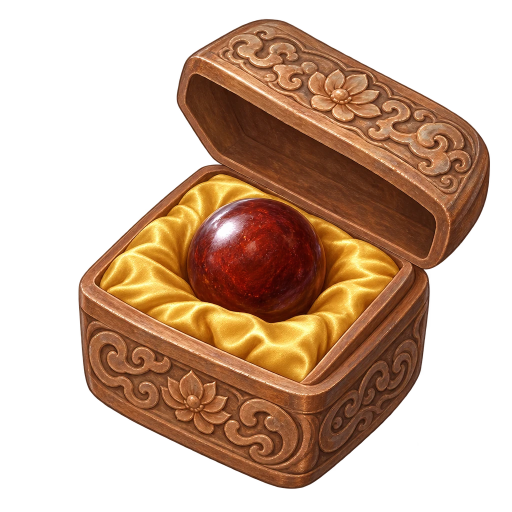
#> input picture asset-gen/rare-item-art/full/bearPill.webp, 1024 x 1024 px (shown at 1/2 size); its folder holds only this picture in this run
$ python cut.py
#> lines starting #> are read from the running program, lines starting #| are printed output that depends on the picture
"""Writes the game's files from full/<id>.webp (the paintings, kept at quality 90): item-<id>.webp (256 x 256) for each item, and
guide-secret.webp, the cover of a 秘笈, at the size of guide-cover.webp.

    python3 asset-gen/rare-item-art/make/cut.py
"""
import os
from PIL import Image

ROOT = os.path.normpath(os.path.join(os.path.dirname(os.path.abspath(__file__)), '..', '..', '..'))
FULL = os.path.join(ROOT, 'asset-gen', 'rare-item-art', 'full')
ASSETS = os.path.join(ROOT, 'game', 'assets')
for name in sorted(os.listdir(FULL)):
    if not name.endswith('.webp'):
        continue
    id = name[:-5]
    im = Image.open(os.path.join(FULL, name)).convert('RGBA')
#> im is the input picture: PIL image 1024x1024 RGBA; mean R, G, B, A 91, 55.6, 31.8, 120.7
    if id.startswith('guide-'):
        # On the parchment of guide-cover.webp, as the plain manual's cover is.
        cover = Image.open(os.path.join(ASSETS, 'guide-cover.webp')).convert('RGBA')
        size = cover.size
        ground = Image.new('RGBA', im.size, cover.getpixel((4, 4)))
        ground.alpha_composite(im)
        im = ground
        out = os.path.join(ASSETS, id + '.webp')
    else:
        size = (256, 256)
        # lot-<name>: a cup's picture that is not an item (the pebble of 見好就收).
        out = os.path.join(ASSETS, (id if id.startswith('lot-') else 'item-' + id) + '.webp')
    im.resize(size, Image.LANCZOS).save(out, 'WEBP', quality=88, method=6)
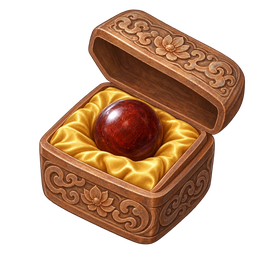
#> saved as item-bearPill.webp: PIL image 256x256 RGBA; mean R, G, B, A 73, 44.5, 24.5, 120.7; transparent parts drawn white
    print(out)

$ run again, on asset-gen/rare-item-art/full/limeBag.webp
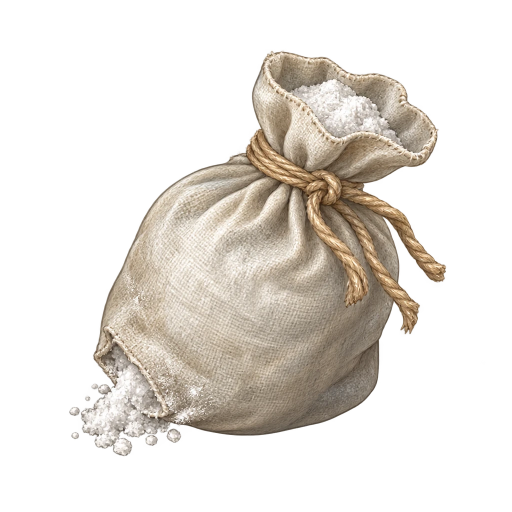
#> input picture asset-gen/rare-item-art/full/limeBag.webp, 1024 x 1024 px (shown at 1/2 size)
#> im is the input picture: PIL image 1024x1024 RGBA; mean R, G, B, A 92, 83.5, 73.1, 86
#> `im.resize(size, Image.LANCZOS).save(out, 'WEBP', quality=88, method=6)`:
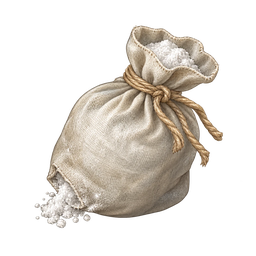
#> saved as item-limeBag.webp: PIL image 256x256 RGBA; mean R, G, B, A 63.7, 58.4, 51.8, 86.1; transparent parts drawn white

$ run again, on asset-gen/rare-item-art/full/loadedDice.webp
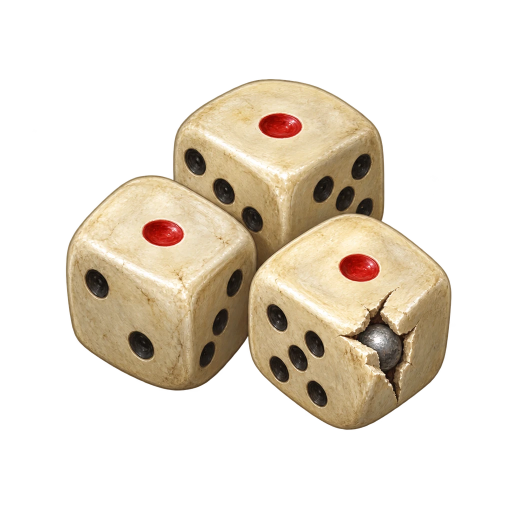
#> input picture asset-gen/rare-item-art/full/loadedDice.webp, 1024 x 1024 px (shown at 1/2 size)
#> im is the input picture: PIL image 1024x1024 RGBA; mean R, G, B, A 89.2, 77, 57.9, 87.2
#> `im.resize(size, Image.LANCZOS).save(out, 'WEBP', quality=88, method=6)`:
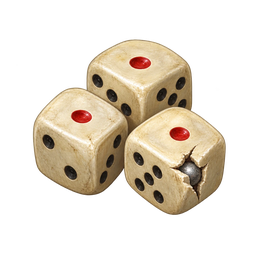
#> saved as item-loadedDice.webp: PIL image 256x256 RGBA; mean R, G, B, A 65.9, 57.1, 43.8, 87.3; transparent parts drawn white

$ run again, on asset-gen/rare-item-art/full/lot-pebble.webp
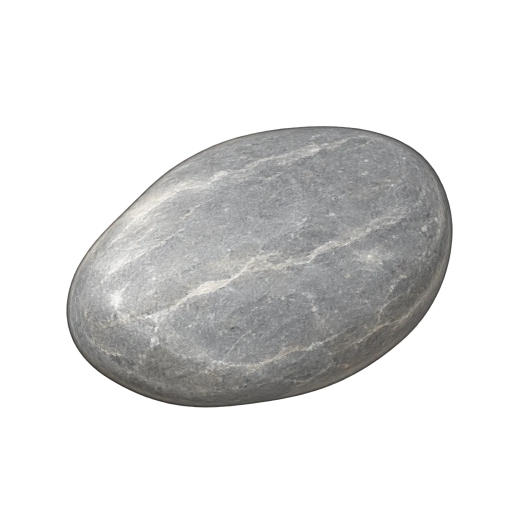
#> input picture asset-gen/rare-item-art/full/lot-pebble.webp, 1024 x 1024 px (shown at 1/2 size)
#> im is the input picture: PIL image 1024x1024 RGBA; mean R, G, B, A 58.8, 58.6, 57.9, 79.5
#> `im.resize(size, Image.LANCZOS).save(out, 'WEBP', quality=88, method=6)`:
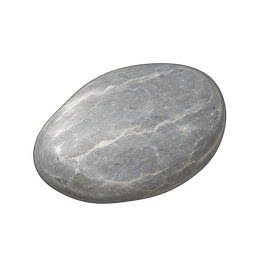
#> saved as lot-pebble.webp: PIL image 256x256 RGBA; mean R, G, B, A 48.1, 48.1, 47.7, 79.5; transparent parts drawn white
